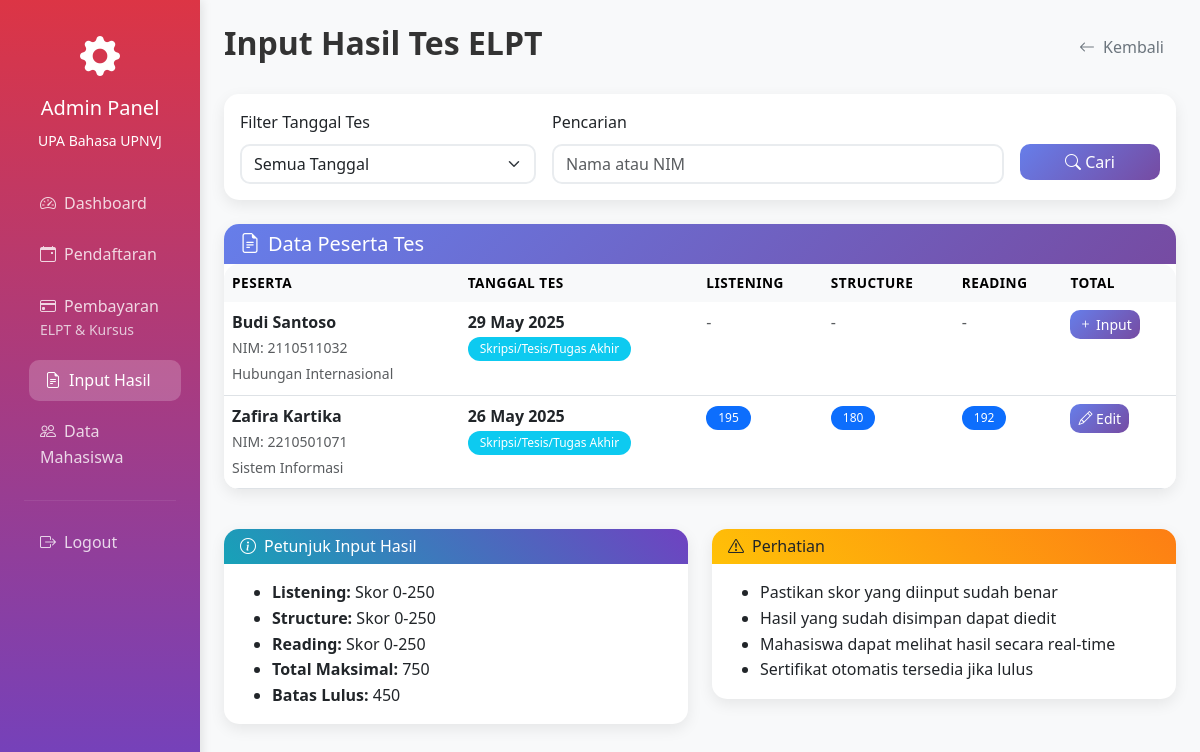
Before: /admin/test-results.php (signed in) with the older database file.
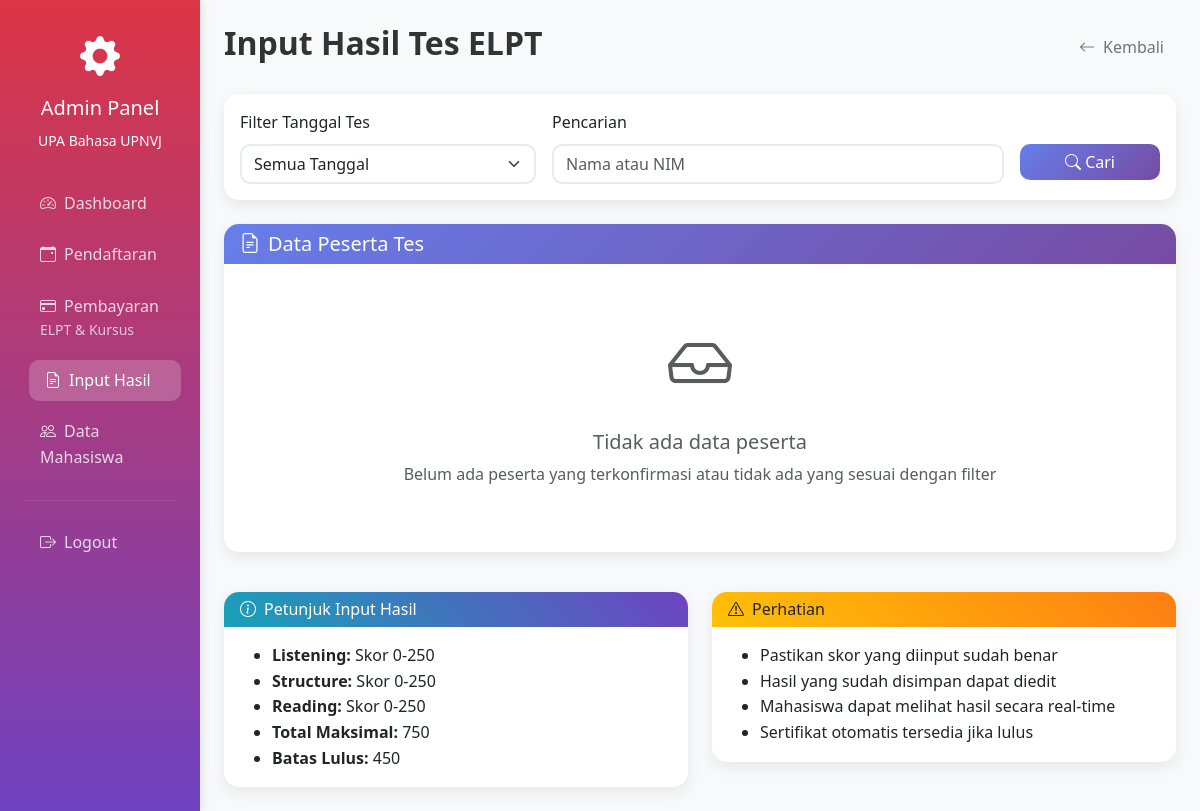
After: the same page with the newer database file.
### tables this page shows
CREATE TABLE `elpt_registrations` (
  `id` int(11) NOT NULL,
  `user_id` int(11) NOT NULL,
  `test_date` date NOT NULL,
  `purpose` varchar(100) NOT NULL,
  `time_slot` varchar(20) DEFAULT NULL,
  `payment_status` enum('pending','confirmed','payment_uploaded','payment_verified','rejected') DEFAULT 'pending',
  `billing_number` varchar(50) DEFAULT NULL,
  `payment_proof_file` varchar(255) DEFAULT NULL,
  `payment_proof_uploaded_at` timestamp NULL DEFAULT NULL,
  `payment_proof_deadline` timestamp NULL DEFAULT NULL,
  `registration_confirmed_at` timestamp NULL DEFAULT NULL,
  `created_at` timestamp NOT NULL DEFAULT current_timestamp(),
  `updated_at` timestamp NOT NULL DEFAULT current_timestamp() ON UPDATE current_timestamp()
);

CREATE TABLE `users` (
  `id` int(11) NOT NULL,
  `name` varchar(255) NOT NULL,
  `email` varchar(255) NOT NULL,
  `password` varchar(255) NOT NULL,
  `nim` varchar(10) DEFAULT NULL,
  `role` enum('admin','student') NOT NULL DEFAULT 'student',
  `program` varchar(100) DEFAULT NULL,
  `faculty` varchar(100) DEFAULT NULL,
  `level` enum('D3','S1','S2','S3') DEFAULT NULL,
  `no_telpon` varchar(20) DEFAULT NULL,
  `is_active` tinyint(1) DEFAULT 1,
  `created_at` timestamp NOT NULL DEFAULT current_timestamp(),
  `updated_at` timestamp NOT NULL DEFAULT current_timestamp() ON UPDATE current_timestamp()
);

CREATE TABLE `elpt_results` (
  `id` int(11) NOT NULL,
  `user_id` int(11) NOT NULL,
  `registration_id` int(11) NOT NULL,
  `listening_score` int(11) NOT NULL,
  `structure_score` int(11) NOT NULL,
  `reading_score` int(11) NOT NULL,
  `total_score` int(11) GENERATED ALWAYS AS (`listening_score` + `structure_score` + `reading_score`) STORED,
  `is_passed` tinyint(1) GENERATED ALWAYS AS (case when `listening_score` + `structure_score` + `reading_score` >= 450 then 1 else 0 end) STORED,
  `test_date` date NOT NULL,
  `certificate_number` varchar(100) DEFAULT NULL,
  `created_at` timestamp NOT NULL DEFAULT current_timestamp()
);

### config/database.php (called while the page is built, shortened)
<?php
function formatDate($date) {
    return date('d F Y', strtotime($date));
}
?>

### admin/test-results.php (the view, shortened to what the changed rows need)
<?php
require_once '../config/database.php';
$sql = "
    SELECT r.*, u.name, u.nim, u.program, u.faculty,
           er.id as result_id, er.listening_score, er.structure_score, er.reading_score, er.total_score
    FROM elpt_registrations r
    JOIN users u ON r.user_id = u.id
    LEFT JOIN elpt_results er ON r.id = er.registration_id
    WHERE r.payment_status = 'confirmed'
";
$params = [];
$sql .= " ORDER BY r.test_date DESC, u.name ASC";
$stmt = $pdo->prepare($sql);
$stmt->execute($params);
$registrations = $stmt->fetchAll();
?>
<!DOCTYPE html>
<html lang="id">
<head>
    <link href="https://cdn.jsdelivr.net/npm/bootstrap@5.3.0/dist/css/bootstrap.min.css" rel="stylesheet">
    <link href="https://cdn.jsdelivr.net/npm/bootstrap-icons@1.10.0/font/bootstrap-icons.css" rel="stylesheet">
    <link href="../assets/css/custom.css" rel="stylesheet">
    <link href="../assets/css/admin.css" rel="stylesheet">
</head>
<body class="bg-light">
    <div class="container-fluid">
        <div class="row">
            <div class="col-md-9 col-lg-10 p-4">
                <div class="d-flex justify-content-between align-items-center mb-4">
                    <h2 class="fw-bold">Input Hasil Tes ELPT</h2>
                </div>
                <div class="card">
                    <div class="card-body p-0">
                        <?php if (empty($registrations)): ?>
                            <div class="text-center py-5">
                                <i class="bi bi-inbox text-muted" style="font-size: 4rem;"></i>
                                <h5 class="text-muted mt-3">Tidak ada data peserta</h5>
                                <p class="text-muted">Belum ada peserta yang terkonfirmasi atau tidak ada yang sesuai dengan filter</p>
                            </div>
                        <?php else: ?>
                            <div class="table-responsive">
                                <table class="table table-hover mb-0">
                                    <thead class="table-light">
                                        <tr>
                                            <th>Peserta</th>
                                            <th>Tanggal Tes</th>
                                            <th>Listening</th>
                                            <th>Structure</th>
                                            <th>Reading</th>
                                            <th>Total</th>
                                        </tr>
                                    </thead>
                                    <tbody>
                                        <?php foreach ($registrations as $reg): ?>
                                            <tr class="result-row <?= $reg['result_id'] ? 'has-result' : '' ?>">
                                                <td>
                                                    <div>
                                                        <strong><?= htmlspecialchars($reg['name']) ?></strong><br>
                                                        <small class="text-muted">
                                                            NIM: <?= htmlspecialchars($reg['nim']) ?><br>
                                                            <?= htmlspecialchars($reg['program']) ?>
                                                        </small>
                                                    </div>
                                                </td>
                                                <td>
                                                    <strong><?= formatDate($reg['test_date']) ?></strong><br>
                                                    <span class="badge bg-info"><?= htmlspecialchars($reg['purpose']) ?></span>
                                                </td>
                                                <td>
                                                    <?php if ($reg['result_id']): ?>
                                                        <span class="badge bg-primary"><?= $reg['listening_score'] ?></span>
                                                    <?php else: ?>
                                                        <span class="text-muted">-</span>
                                                    <?php endif; ?>
                                                </td>
                                                <td>
                                                    <?php if ($reg['result_id']): ?>
                                                        <span class="badge bg-primary"><?= $reg['structure_score'] ?></span>
                                                    <?php else: ?>
                                                        <span class="text-muted">-</span>
                                                    <?php endif; ?>
                                                </td>
                                                <td>
                                                    <?php if ($reg['result_id']): ?>
                                                        <span class="badge bg-primary"><?= $reg['reading_score'] ?></span>
                                                    <?php else: ?>
                                                        <span class="text-muted">-</span>
                                                    <?php endif; ?>
                                                </td>
                                                <td>
                                                    <button type="button" class="btn btn-primary btn-sm"
                                                            data-bs-toggle="modal"
                                                            data-bs-target="#inputModal"
                                                            data-registration-id="<?= $reg['id'] ?>"
                                                            data-student-name="<?= htmlspecialchars($reg['name']) ?>"
                                                            data-student-nim="<?= htmlspecialchars($reg['nim']) ?>"
                                                            data-test-date="<?= formatDate($reg['test_date']) ?>"
                                                            data-listening="<?= $reg['listening_score'] ?? '' ?>"
                                                            data-structure="<?= $reg['structure_score'] ?? '' ?>"
                                                            data-reading="<?= $reg['reading_score'] ?? '' ?>">
                                                        <i class="bi bi-<?= $reg['result_id'] ? 'pencil' : 'plus' ?>"></i>
                                                        <?= $reg['result_id'] ? 'Edit' : 'Input' ?>
                                                    </button>
                                                </td>
                                            </tr>
                                        <?php endforeach; ?>
                                    </tbody>
                                </table>
                            </div>
                        <?php endif; ?>
                    </div>
                </div>
            </div>
        </div>
    </div>
</body>
</html>

Changed rows visible on the page:
removed elpt_registrations: user.name "Budi Santoso", user.nim "2110511032", user.program "Hubungan Internasional", test_date "29 May 2025", purpose "Skripsi/Tesis/Tugas Akhir", shows "Input"
removed elpt_results: user.name "Zafira Kartika", user.nim "2210501071", user.program "Sistem Informasi", registration.test_date "26 May 2025", registration.purpose "Skripsi/Tesis/Tugas Akhir", listening_score "195", structure_score "180", reading_score "192", shows "Edit"
Other visible differences:
text no longer shown: "PESERTA TANGGAL TES LISTENING STRUCTURE READING TOTAL"
text now shown: "Tidak ada data peserta Belum ada peserta yang terkonfirmasi atau tidak ada yang sesuai dengan filter"
